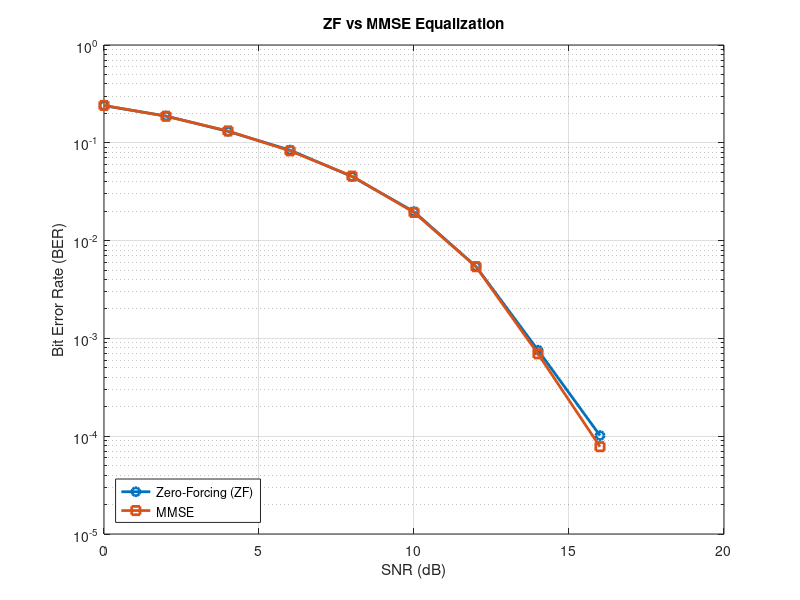

This chart was generated by the following MATLAB code:
clc;
clear;
close all;

%% STEP 15 - ZF vs MMSE EQUALIZATION

%% Step 15.1 - System Parameters

% OFDM parameters
Nfft = 64;
cpLength = 16;

% Number of OFDM symbols
numOFDMSymbols = 1000;

% QPSK parameters
M = 4;
bitsPerSymbol = log2(M);

% SNR range
snrRange = 0:2:20;

% Multipath channel parameters
pathDelays = [0 2 4];
pathGains = [1.00 0.50 0.25];

% Total number of QPSK symbols
numQPSKSymbols = Nfft * numOFDMSymbols;

% Total number of bits
numBits = numQPSKSymbols * bitsPerSymbol;

%% Display System Information

fprintf('\n============================================\n');
fprintf('       STEP 15: ZF vs MMSE EQUALIZATION\n');
fprintf('============================================\n');

fprintf('FFT Size              : %d\n',Nfft);
fprintf('Cyclic Prefix         : %d samples\n',cpLength);
fprintf('OFDM Symbols          : %d\n',numOFDMSymbols);
fprintf('Modulation            : QPSK\n');

fprintf('SNR Range             : ');
fprintf('%d ',snrRange);
fprintf('dB\n');

fprintf('Path Delays           : ');
fprintf('%d ',pathDelays);
fprintf('samples\n');

fprintf('Path Gains            : ');
fprintf('%.2f ',pathGains);
fprintf('\n');

fprintf('Total Data Bits       : %d\n',numBits);

fprintf('\nStep 15.1 completed successfully.\n');
%% Step 15.2 - Common Data and OFDM Frame Generation

% Fixed random seed for reproducibility
rng(200);

%% Generate Random Data Bits

txBits = randi([0 1],numBits,1);

%% QPSK Modulation

txSymbolIndices = bi2de( ...
    reshape(txBits,bitsPerSymbol,[]).', ...
    'left-msb');

txQPSK = pskmod( ...
    txSymbolIndices, ...
    M, ...
    pi/4);

%% Arrange QPSK Symbols into OFDM Symbols

txDataMatrix = reshape( ...
    txQPSK, ...
    Nfft, ...
    numOFDMSymbols);

%% OFDM IFFT

txIFFT = ifft( ...
    txDataMatrix, ...
    Nfft, ...
    1);

%% Add Cyclic Prefix

txWithCP = [
    txIFFT(end-cpLength+1:end,:);
    txIFFT
    ];

%% Serialize OFDM Frame

txFrame = txWithCP(:);

%% Display Information

fprintf('\n===== STEP 15.2: COMMON OFDM DATA =====\n');

fprintf('Random Seed           : 200\n');
fprintf('Data Bits             : %d\n',length(txBits));
fprintf('QPSK Symbols          : %d\n',length(txQPSK));
fprintf('OFDM Symbols          : %d\n',numOFDMSymbols);
fprintf('Samples per OFDM      : %d\n',Nfft + cpLength);
fprintf('Total Frame Samples   : %d\n',length(txFrame));

fprintf('Common OFDM frame generated.\n');
%% Step 15.3 - Common Multipath Channel

% Create channel impulse response
channelImpulseResponse = zeros(max(pathDelays)+1,1);

for p = 1:length(pathDelays)
    channelImpulseResponse(pathDelays(p)+1) = pathGains(p);
end

%% Calculate Channel Frequency Response

channelFrequencyResponse = fft( ...
    channelImpulseResponse, ...
    Nfft);

%% Pass OFDM Frame Through Multipath Channel

rxMultipath = filter( ...
    channelImpulseResponse, ...
    1, ...
    txFrame);

%% Display Channel Information

fprintf('\n===== STEP 15.3: COMMON MULTIPATH CHANNEL =====\n');

fprintf('Channel Type         : Multipath\n');

fprintf('Path Delays          : ');
fprintf('%d ',pathDelays);
fprintf('samples\n');

fprintf('Path Gains           : ');
fprintf('%.2f ',pathGains);
fprintf('\n');

fprintf('Input Samples        : %d\n',length(txFrame));
fprintf('Output Samples       : %d\n',length(rxMultipath));

fprintf('Channel frequency response calculated.\n');
fprintf('Common multipath channel created.\n');
%% Step 15.4 - Zero-Forcing Equalization

% Initialize BER array
berZF = zeros(length(snrRange),1);

fprintf('\n===== STEP 15.4: ZERO-FORCING EQUALIZATION =====\n');

fprintf('Equalizer             : Zero-Forcing (ZF)\n');
fprintf('Channel Knowledge     : Known / Ideal\n');

%% Process Each SNR

for snrIndex = 1:length(snrRange)

    currentSNR = snrRange(snrIndex);

    %% Add AWGN

    rxNoisy = awgn( ...
        rxMultipath, ...
        currentSNR, ...
        'measured');

    %% Reshape into OFDM Symbols

    rxMatrix = reshape( ...
        rxNoisy, ...
        Nfft + cpLength, ...
        numOFDMSymbols);

    %% Remove Cyclic Prefix

    rxWithoutCP = ...
        rxMatrix(cpLength+1:end,:);

    %% FFT

    rxFFT = fft( ...
        rxWithoutCP, ...
        Nfft, ...
        1);

    %% ZF Equalization

    rxEqualized = zeros(size(rxFFT));

    for k = 1:Nfft

        rxEqualized(k,:) = ...
            rxFFT(k,:) ./ channelFrequencyResponse(k);

    end

    %% QPSK Demodulation

    rxEqualizedSerial = rxEqualized(:);

    rxSymbolIndices = pskdemod( ...
        rxEqualizedSerial, ...
        M, ...
        pi/4);

    %% Convert Symbols to Bits

    rxBitsMatrix = de2bi( ...
        rxSymbolIndices, ...
        bitsPerSymbol, ...
        'left-msb');

    rxBits = rxBitsMatrix.';
    rxBits = rxBits(:);

    %% BER Calculation

    bitErrors = sum(rxBits ~= txBits);

    berZF(snrIndex) = ...
        bitErrors / length(txBits);

    fprintf( ...
        'SNR = %2d dB   BER = %.8f\n', ...
        currentSNR, ...
        berZF(snrIndex));

end
%% Step 15.5 - MMSE Equalization

% Initialize BER array
berMMSE = zeros(length(snrRange),1);

fprintf('\n===== STEP 15.5: MMSE EQUALIZATION =====\n');

fprintf('Equalizer             : Minimum Mean Square Error (MMSE)\n');
fprintf('Channel Knowledge     : Known / Ideal\n');

%% Process Each SNR

for snrIndex = 1:length(snrRange)

    currentSNR = snrRange(snrIndex);

    %% Add AWGN

    rxNoisy = awgn( ...
        rxMultipath, ...
        currentSNR, ...
        'measured');

    %% Estimate Noise-to-Signal Ratio

    noiseToSignalRatio = 10^(-currentSNR/10);

    %% Reshape into OFDM Symbols

    rxMatrix = reshape( ...
        rxNoisy, ...
        Nfft + cpLength, ...
        numOFDMSymbols);

    %% Remove Cyclic Prefix

    rxWithoutCP = ...
        rxMatrix(cpLength+1:end,:);

    %% FFT

    rxFFT = fft( ...
        rxWithoutCP, ...
        Nfft, ...
        1);

    %% MMSE Equalization

    rxEqualized = zeros(size(rxFFT));

    for k = 1:Nfft

        H = channelFrequencyResponse(k);

        mmseWeight = ...
            conj(H) / ...
            (abs(H)^2 + noiseToSignalRatio);

        rxEqualized(k,:) = ...
            mmseWeight * rxFFT(k,:);

    end

    %% QPSK Demodulation

    rxEqualizedSerial = rxEqualized(:);

    rxSymbolIndices = pskdemod( ...
        rxEqualizedSerial, ...
        M, ...
        pi/4);

    %% Convert Symbols to Bits

    rxBitsMatrix = de2bi( ...
        rxSymbolIndices, ...
        bitsPerSymbol, ...
        'left-msb');

    rxBits = rxBitsMatrix.';
    rxBits = rxBits(:);

    %% BER Calculation

    bitErrors = sum(rxBits ~= txBits);

    berMMSE(snrIndex) = ...
        bitErrors / length(txBits);

    fprintf( ...
        'SNR = %2d dB   BER = %.8f\n', ...
        currentSNR, ...
        berMMSE(snrIndex));

end
%% Step 15.6 - ZF vs MMSE BER Comparison

fprintf('\n===== STEP 15.6: ZF vs MMSE COMPARISON =====\n');

%% Display Comparison Table

fprintf('\n');
fprintf(' SNR(dB)        ZF BER          MMSE BER\n');
fprintf('---------------------------------------------\n');

for i = 1:length(snrRange)

    fprintf( ...
        ' %3d       %.8f       %.8f\n', ...
        snrRange(i), ...
        berZF(i), ...
        berMMSE(i));

end

%% Plot BER Comparison

figure;

semilogy( ...
    snrRange, ...
    berZF, ...
    '-o', ...
    'LineWidth',2);

hold on;

semilogy( ...
    snrRange, ...
    berMMSE, ...
    '-s', ...
    'LineWidth',2);

grid on;

xlabel('SNR (dB)');
ylabel('Bit Error Rate (BER)');

title('ZF vs MMSE Equalization');

legend( ...
    'Zero-Forcing (ZF)', ...
    'MMSE', ...
    'Location','southwest');

xlim([0 20]);

hold off;

fprintf('\nZF vs MMSE BER comparison graph generated successfully.\n');
%% Step 15.7 - Final Performance Summary

fprintf('\n============================================\n');
fprintf('       STEP 15 PERFORMANCE SUMMARY\n');
fprintf('============================================\n');

fprintf('FFT Size              : %d\n',Nfft);
fprintf('Cyclic Prefix         : %d samples\n',cpLength);
fprintf('OFDM Symbols          : %d\n',numOFDMSymbols);
fprintf('Modulation            : QPSK\n');
fprintf('Channel               : Multipath + AWGN\n');

fprintf('\nChannel Parameters\n');

fprintf('Path Delays           : ');
fprintf('%d ',pathDelays);
fprintf('samples\n');

fprintf('Path Gains            : ');
fprintf('%.2f ',pathGains);
fprintf('\n');

fprintf('\nEqualization Methods\n');
fprintf('1. Zero-Forcing (ZF)\n');
fprintf('2. Minimum Mean Square Error (MMSE)\n');

fprintf('\nBER Results\n');
fprintf('SNR(dB)        ZF BER          MMSE BER\n');
fprintf('---------------------------------------------\n');

for i = 1:length(snrRange)

    fprintf( ...
        '%3d        %.8f       %.8f\n', ...
        snrRange(i), ...
        berZF(i), ...
        berMMSE(i));

end

fprintf('\n============================================\n');
fprintf('Step 15 completed successfully.\n');
fprintf('============================================\n');
